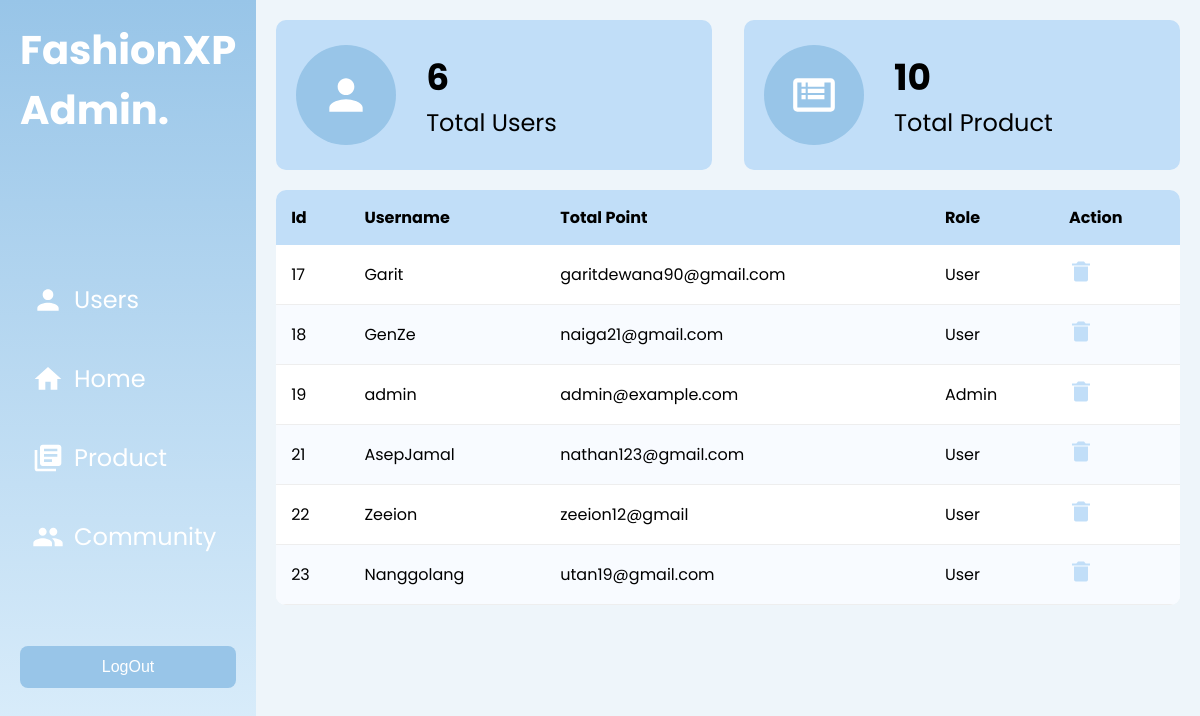
/Admin Dashboard/admin-users.php (signed in), run on the app's committed database.
### tables this page shows
CREATE TABLE `users` (
  `id` int(11) NOT NULL,
  `username` varchar(50) NOT NULL,
  `email` varchar(100) NOT NULL,
  `password` varchar(255) NOT NULL,
  `created_at` timestamp NOT NULL DEFAULT current_timestamp(),
  `first_name` varchar(50) DEFAULT NULL,
  `last_name` varchar(50) DEFAULT NULL,
  `phone` varchar(15) DEFAULT NULL,
  `address` text DEFAULT NULL,
  `profile_picture` varchar(255) DEFAULT NULL,
  `role` enum('admin','user') NOT NULL DEFAULT 'user'
);

### Admin Dashboard/Admin-Users.php (the view, shortened to what this page needs)
<?php
include '../Authentication/db_connect.php';
$query = "SELECT id, username, email, role FROM users";
$result = $db->query($query);
$query_users = "SELECT COUNT(*) as total_users FROM users";
$result_users = $db->query($query_users);
$row_users = $result_users->fetch_assoc();
$total_users = $row_users['total_users'];
$query_products = "SELECT COUNT(*) as total_products FROM produk";
$result_products = $db->query($query_products);
$total_products = $result_products->fetch_assoc()['total_products'] ?? 0;
?>
<!DOCTYPE html>
<html lang="en">
<head>
    <link rel="stylesheet" href="admin-users.css">
    <link rel="stylesheet" href="Source/Style/font.css">
    <link href='https://unpkg.com/boxicons@2.1.4/css/boxicons.min.css' rel='stylesheet'>
</head>
<body>
    <div class="sidebar">
        <div class="brand">FashionXP <br>Admin.</div>
        <nav>
            <div class="nav-item">
                <img
                    alt="Users">
                <a href="./Admin-Users.php">Users</a>
            </div>
            <div class="nav-item">
                <img
                    alt="Home">
                <a href="./Admin-Home.php">Home</a>
            </div>
            <div class="nav-item">
                <img
                    alt="Catalog">
                <a href="Admin-Product.php">Product</a>
            </div>
            <div class="nav-item">
                <img
                    alt="Community">
                <a href="Admin-Community.php">Community</a>
            </div>
        </nav>
        <button class="btn-logout"><a href="../Authentication/logout.php">LogOut</a></button>
    </div>
    <div class="main-content">
        <div class="stats">
            <div class="stat-card">
                <div class="stat-icon"><svg xmlns="http://www.w3.org/2000/svg" viewBox="0 0 24 24">
                        <path
                            d="M12 12c2.21 0 4-1.79 4-4s-1.79-4-4-4-4 1.79-4 4 1.79 4 4 4zm0 2c-2.67 0-8 1.34-8 4v2h16v-2c0-2.66-5.33-4-8-4z" />
                    </svg>
                </div>
                <div>
                    <h2>
                        <?= $total_users; ?>
                    </h2>
                    <p>Total Users</p>
                </div>
            </div>
            <div class="stat-card">
                <div class="stat-icon">
                    <svg xmlns="http://www.w3.org/2000/svg" viewBox="0 0 24 24">
                        <path
                            d="M20 4H4c-1.11 0-2 .89-2 2v12c0 1.11.89 2 2 2h16c1.11 0 2-.89 2-2V6c0-1.11-.89-2-2-2zm0 14H4V6h16v12zM6 12h2v2H6zm0-3h2v2H6zm0-3h2v2H6zm3 6h8v2H9zm0-3h8v2H9zm0-3h8v2H9z" />
                    </svg>
                </div>
                <div>
                    <h2><?= $total_products; ?></h2>
                    <p>Total Product</p>
                </div>
            </div>
        </div>
        <div class="table-container">
            <table>
                <thead>
                    <tr>
                        <th>Id</th>
                        <th>Username</th>
                        <th>Total Point</th>
                        <th>Role</th>
                        <th>Action</th>
                    </tr>
                </thead>
                <tbody>
                    <?php if ($result->num_rows > 0): ?>
                    <?php while ($row = $result->fetch_assoc()): ?>
                    <tr>
                        <td><?= $row['id'] ?></td>
                        <td><?= $row['username'] ?></td>
                        <td><?= $row['email'] ?></td>
                        <td><?= ucfirst($row['role']) ?></td>
                        <td>
                            <form action="Delete-User.php" method="POST" style="display:inline;">
                                <button type="submit" class="delete-btn"><i class='bx bxs-trash-alt'></i></button>
                            </form>
                        </td>
                    </tr>
                    <?php endwhile; ?>
                    <?php else: ?>
                    <tr>
                        <td colspan="5">No users found.</td>
                    </tr>
                    <?php endif; ?>
                </tbody>
            </table>
        </div>
    </div>
</body>
</html>

### Admin Dashboard/admin-users.css (style rules this page uses)
:root { --primary-color: #98C5E8; --secondary-color: #EEF5FA; --background-blue: #C1DEF8; --font-color: #484848; --bar-bg-color: #F3F3F3; }
* { margin: 0; padding: 0; box-sizing: border-box; }
body { display: flex; min-height: 100vh; background: var(--secondary-color); font-family: "Poppins", sans-serif; }
.sidebar { width: 300px; background: linear-gradient(to bottom, #98C5E8, #DFF0FC); padding: 20px; color: white; height: 100vh; display: flex; flex-direction: column; z-index: 9999; }
.brand { font-size: 2.5rem; font-weight: bold; margin-bottom: 40px; white-space: nowrap; overflow: hidden; text-overflow: ellipsis; }
nav { margin-top: 70px; }
.nav-item { font-size: 1.5rem; display: flex; align-items: center; padding: 12px; margin: 20px 0; cursor: pointer; }
.nav-item img { width: 2rem; height: 2rem; margin-right: 10px; }
.nav-item a { color: white; text-decoration: none; }
.btn-logout { font-size: 1rem; margin-top: 60px; padding: 12px; background: var(--primary-color); border: none; border-radius: 8px; cursor: pointer; }
.btn-logout a { color: white; text-decoration: none; }
.main-content { padding: 20px; width: 100%; }
.stats { display: flex; gap: 2rem; margin-bottom: 20px; }
.stat-card { flex: 1; background: var(--background-blue); padding: 20px; border-radius: 10px; display: flex; align-items: center; height: 150px; font-size: 1.5rem; }
.stat-icon { width: 100px; height: 100px; background: var(--primary-color); border-radius: 50%; display: flex; align-items: center; justify-content: center; margin-right: 30px; }
.stat-icon svg { width: 50px; height: 50px; fill: white; }
.table-container { background: white; border-radius: 10px; overflow: auto; max-height: 70vh; }
table { width: 100%; border-collapse: collapse; }
th { background: var(--background-blue); padding: 15px; text-align: left; position: sticky; top: 0; }
td { padding: 15px; border-bottom: 1px solid #eee; }
tr:nth-child(even) { background: #f8fbff; }
.delete-btn { background: none; border: none; cursor: pointer; background-color: transparent; font-size: 1.5rem; color: var(--background-blue); }

### data on the page
users: id "17", username "Garit", email "garitdewana90@gmail.com", role "User"
users: id "18", username "GenZe", email "naiga21@gmail.com", role "User"
users: id "19", username "admin", email "admin@example.com", role "Admin"
users: id "21", username "AsepJamal", email "nathan123@gmail.com", role "User"
users: id "22", username "Zeeion", email "zeeion12@gmail", role "User"
users: id "23", username "Nanggolang", email "utan19@gmail.com", role "User"

### other printed values
$total_users "6"
$total_products "10"
